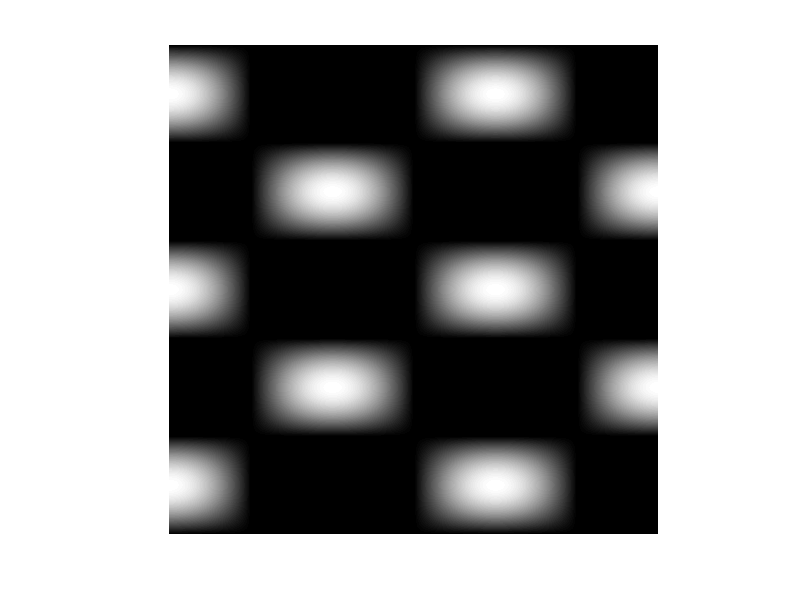

The MATLAB source for this figure: (Note: this script raises an error after producing the figure.)
%  2d wavelet reconstruction of a CONTINUOUS function when Fourier samples 
%  are taken on a polar sampling scheme 
%  the example produces GS reconstruction for different reconstruction
%  basis (Haar, DB2, DB3) and the truncated Fourier reperentation (aka gridding),
%  with and without noise

% Uses precomputed data (available from http://www.damtp.cam.ac.uk/research/afha/code/)

clear all; 
close all;

p=12;

f = @(x,y) sin(5*pi*x).*cos(3*pi*y);

[x_supp,y_supp]=meshgrid(0:2^-p:1-2^-p);
orig=f(x_supp,y_supp).';

figure('Name','Original');
imshow(real(orig)); 

figure('Position',[50,50,1400,700],'Name','Reconstructions from nonuniform samples')

%% Input Parameters Uniform sampling

R = 6; %maximum scale of wavelet coefficients
N = 2^R;
K = N;

load('polar_ss_64');

%% initialize NUFFT 

disp('Initializing NUFFT...')
stx = nufft_init(2*pi*1/2^R*sp(:,1),2^R,10,2*2^R,0,'minmax:tuned');
sty = nufft_init(2*pi*1/2^R*sp(:,2),2^R,10,2*2^R,0,'minmax:tuned');
st = nufft_init(2*pi*1/2^R*sp,[2^R 2^R],[10 10],[2*2^R 2*2^R],[0 0],'minmax:tuned');

%%  Fourier samples

disp('Calculating the Fourier samples...')

% [Xs,Ys] = meshgrid(0+0.5/20000:1/20000:1, 0+0.5/20000:1/20000:1);
% ffs = f(Xs,Ys);
% S=length(ffs);
% sts = nufft_init(2*pi*1/S*sp,[S S],[10 10],[2*S 2*S],[0 0]);
% omega_00 = nufft((1/S)^2*ffs,sts);

load('samples_papercont_pol64');

omega = sqrt(mu).*omega_00;

disp(' ');

%% Haar wavelets
%  Compute the Generalized function GS_handle and solve for wavelet coefficients z

disp('Computing Haar reconstruction...');
ft_sca_x = haar_phi_ft(sp(:,1)/2^R); ft_sca_y = haar_phi_ft(sp(:,2)/2^R);
GS_handle_Haar = @(x,mode) Haar_Op2_VecHandle_NU(x, mode, R, ft_sca_x, ft_sca_y, mu, st);
z_Haar = lsqr(GS_handle_Haar,omega(:),10^(-12),50);
wcoeff_Haar = reshape(z_Haar, sqrt(length(z_Haar)), sqrt(length(z_Haar))).';

%% Compute image from reconstructed wavelet coefficients

disp('Computing image from reconstructed wavelet coefficients...')
reconim_Haar = get2DHaarReconstruction(wcoeff_Haar, p, R);

%% Calulate error of GS reconstruction 

error_gs_haar=sqrt(sum(sum(abs(orig - reconim_Haar).^2))/2^(2*p));
fprintf('Error is %d \n',error_gs_haar); disp(' ');

subplot(2,4,1); imshow(real(reconim_Haar)); title({'GS Haar'; ['Error: ',num2str(error_gs_haar)]}); 

%% DB2 wavelets

% Compute the Generalized function GS_handle and solve for wavelet coefficients z
disp('Computing DB2 reconstruction...');
%[ft_sca_L_x, ft_sca_x, ft_sca_R_x, ft_sca_L_y, ft_sca_y, ft_sca_R_y] = CDJV_Setup_NU2D(2, R, sp);
load('ft_sca_64DB2_polar64')
GS_handle_DB2 = @(x,mode) CDJV_Op2_VecHandle_NU(x, mode, R, 2, ft_sca_x, ft_sca_L_x, ft_sca_R_x, ft_sca_y, ft_sca_L_y, ft_sca_R_y, sp, mu, st, stx, sty);
z_DB2 = lsqr(GS_handle_DB2,omega(:),10^(-12),50);
wcoeff_DB2 = reshape(z_DB2, sqrt(length(z_DB2)), sqrt(length(z_DB2))).';

% Compute image from reconstructed wavelet coefficients
disp('Computing image from reconstructed wavelet coefficients...')
reconim_DB2 = get2DReconstruction(wcoeff_DB2, 2, p, R);

% Calulate error of GS reconstruction 
error_gs_db2=sqrt(sum(sum(abs(orig - reconim_DB2).^2))/2^(2*p));
fprintf('Error is %d \n',error_gs_db2); disp(' ');

subplot(2,4,2); imshow(real(reconim_DB2)); title({'GS DB2'; ['Error: ',num2str(error_gs_db2)]}); 

%% DB3 wavelets

% Compute the Generalized function GS_handle and solve for wavelet coefficients z
disp('Computing DB3 reconstruction...');
load('ft_sca_64DB3_polar64')
GS_handle_DB3 = @(x,mode) CDJV_Op2_VecHandle_NU(x, mode, R, 3, ft_sca_x, ft_sca_L_x, ft_sca_R_x, ft_sca_y, ft_sca_L_y, ft_sca_R_y, sp, mu, st, stx, sty);
z_DB3 = lsqr(GS_handle_DB3,omega(:),10^(-12),50);
wcoeff_DB3 = reshape(z_DB3, sqrt(length(z_DB3)), sqrt(length(z_DB3))).';

% Compute image from reconstructed wavelet coefficients
disp('Computing image from reconstructed wavelet coefficients...')
reconim_DB3 = get2DReconstruction(wcoeff_DB3, 3, p, R);

% Calulate error of GS reconstruction 
error_gs_db3=sqrt(sum(sum(abs(orig - reconim_DB3).^2))/2^(2*p));
fprintf('Error is %d \n',error_gs_db3); disp(' ');

subplot(2,4,3); imshow(real(reconim_DB3)); title({'GS DB3'; ['Error: ',num2str(error_gs_db3)]}); 

%% Truncated Fourier representation

disp('Computing Gridding reconstruction...')
stg=nufft_init(2*pi*(1/2^p)*sp,[2^p 2^p],[10 10],[2*2^p 2*2^p],[0 0]);
f_gr=nufft_adj(mu.*omega_00,stg).';

dif_gr=abs(orig - f_gr);
error_gr=sqrt(sum(sum(dif_gr.^2))/2^(2*p));
fprintf('Error of Gridding reconstruction is %d \n', error_gr); disp(' ');

subplot(2,4,4); imshow(real(f_gr)); title({'Truncated Fourier series'; ['Error: ',num2str(error_gr)]}); 

%%%%%%%%%%%%%%%%%%%%%%%%%%%%%%%%%%%%%%%%%%%%%%%%%%%%%%%%%%%%%%%%%%%%%%%%%%%
%% ADD NOISE AND REPEAT %%%%%%%%%%%%%%%%%%%%%%%%%%%%%%%%%%%%%%%%%%%%%%%%%%%

disp('Reconstructions from noisy measurements...'); disp(' ');

SNR=30;
noise = randn(size(omega_00)) + 1i*randn(size(omega_00));
noise = 1/SNR*norm(omega_00(:))/norm(noise(:))*noise;
omega_n = (omega_00 + noise);
omega_nm = sqrt(mu).*omega_n;

%% Haar wavelets

% Compute the Generalized function GS_handle and solve for wavelet coefficients z
disp('Computing Haar reconstruction...');
ft_sca_x = haar_phi_ft(sp(:,1)/2^R); ft_sca_y = haar_phi_ft(sp(:,2)/2^R);
GS_handle_Haar = @(x,mode) Haar_Op2_VecHandle_NU(x, mode, R, ft_sca_x, ft_sca_y, mu, st);
z_Haar = lsqr(GS_handle_Haar,omega_nm(:),10^(-12),50);
wcoeff_Haar = reshape(z_Haar, sqrt(length(z_Haar)), sqrt(length(z_Haar))).';

% Compute image from reconstructed wavelet coefficients
disp('Computing image from reconstructed wavelet coefficients...')
reconim_Haar = get2DHaarReconstruction(wcoeff_Haar, p, R);

% Calulate error of GS reconstruction 
error_gs_haar=sqrt(sum(sum(abs(orig - reconim_Haar).^2))/2^(2*p));
fprintf('Error is %d \n',error_gs_haar); disp(' ');

subplot(2,4,5); imshow(real(reconim_Haar)); title({'GS Haar'; ['Error: ',num2str(error_gs_haar)]}); 

%% DB2 wavelets

% Compute the Generalized function GS_handle and solve for wavelet coefficients z
disp('Computing DB2 reconstruction...');
load('ft_sca_64DB2_polar64')
GS_handle_DB2 = @(x,mode) CDJV_Op2_VecHandle_NU(x, mode, R, 2, ft_sca_x, ft_sca_L_x, ft_sca_R_x, ft_sca_y, ft_sca_L_y, ft_sca_R_y, sp, mu, st, stx, sty);
z_DB2 = lsqr(GS_handle_DB2,omega_nm(:),10^(-12),50);
wcoeff_DB2 = reshape(z_DB2, sqrt(length(z_DB2)), sqrt(length(z_DB2))).';

% Compute image from reconstructed wavelet coefficients
disp('Computing image from reconstructed wavelet coefficients...')
reconim_DB2 = get2DReconstruction(wcoeff_DB2, 2, p, R);

% Calulate error of GS reconstruction 
error_gs_db2=sqrt(sum(sum(abs(orig - reconim_DB2).^2))/2^(2*p));
fprintf('Error is %d \n',error_gs_db2); disp(' ');

subplot(2,4,6); imshow(real(reconim_DB2)); title({'GS DB2'; ['Error: ',num2str(error_gs_db2)]}); 

%% DB3 wavelets

% Compute the Generalized function GS_handle and solve for wavelet coefficients z
disp('Computing DB3 reconstruction...');
load('ft_sca_64DB3_polar64')
GS_handle_DB3 = @(x,mode) CDJV_Op2_VecHandle_NU(x, mode, R, 3, ft_sca_x, ft_sca_L_x, ft_sca_R_x, ft_sca_y, ft_sca_L_y, ft_sca_R_y, sp, mu, st, stx, sty);
z_DB3 = lsqr(GS_handle_DB3,omega_nm(:),10^(-12),50);
wcoeff_DB3 = reshape(z_DB3, sqrt(length(z_DB3)), sqrt(length(z_DB3))).';

% Compute image from reconstructed wavelet coefficients
disp('Computing image from reconstructed wavelet coefficients...')
reconim_DB3 = get2DReconstruction(wcoeff_DB3, 3, p, R);

% Calulate error of GS reconstruction 
error_gs_db3=sqrt(sum(sum(abs(orig - reconim_DB3).^2))/2^(2*p));
fprintf('Error is %d \n',error_gs_db3); disp(' ');

subplot(2,4,7); imshow(real(reconim_DB3)); title({'GS DB3'; ['Error: ',num2str(error_gs_db3)]}); 

%% Truncated Fourier representation

disp('Computing Gridding reconstruction...')
stg=nufft_init(2*pi*(1/2^p)*sp,[2^p 2^p],[7 7],[2*2^p 2*2^p],[0 0]);
f_gr=nufft_adj(mu.*omega_n,stg).';

dif_gr=abs(orig - f_gr);
error_gr=sqrt(sum(sum(dif_gr.^2))/2^(2*p));
fprintf('Error of Gridding reconstruction is %d \n', error_gr); disp(' ');

subplot(2,4,8); imshow(real(f_gr)); title({'Truncated Fourier series'; ['Error: ',num2str(error_gr)]}); 


% Copyright (c) 2014. Clarice Poon and Milana Gataric
